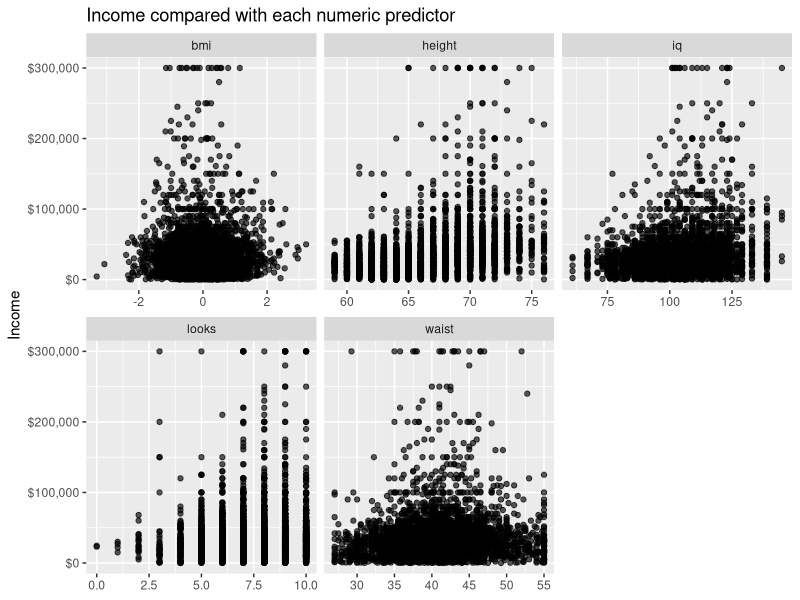
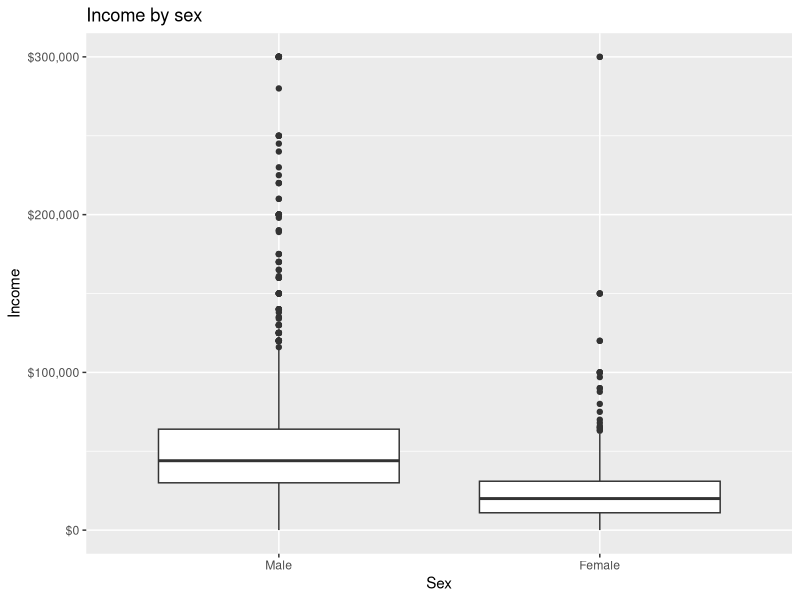
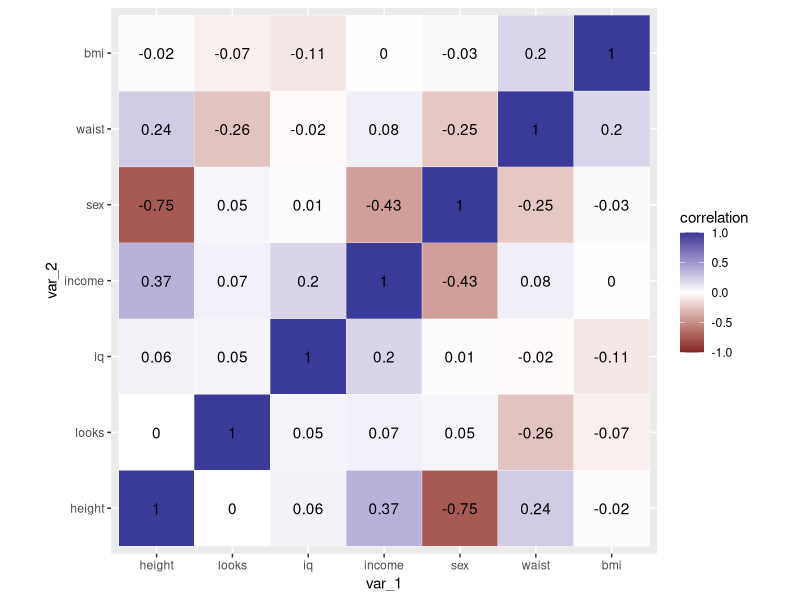

R code for these plots, in order:
## ---- chunk 1
library(haven)
library(dplyr)
library(tidyverse)

my_data <- read_csv("data.csv")

head(my_data)
## ---- chunk 2
library(ggplot2)
library(tidyr)
library(scales)

my_data |>
  pivot_longer(
    cols = c(height, looks, iq, bmi, waist),
    names_to = "predictor",
    values_to = "value"
  ) |>
  ggplot(aes(x = value, y = income)) +
  geom_point(alpha = 0.65) +
  facet_wrap(~ predictor, scales = "free_x") +
  scale_y_continuous(labels = label_dollar()) +
  labs(
    x = NULL,
    y = "Income",
    title = "Income compared with each numeric predictor"
  )

ggplot(my_data, aes(x = factor(sex, levels = c(1, 2), labels = c("Male", "Female")), y = income)) +
  geom_boxplot() +
  scale_y_continuous(labels = label_dollar()) +
  labs(x = "Sex", y = "Income", title = "Income by sex")

cor_long <- my_data |>
  select(where(is.numeric)) |>
  cor(use = "complete.obs") |>
  as.table() |>
  as.data.frame() |>
  as_tibble() |>
  rename(
    var_1 = Var1, 
    var_2 = Var2, 
    correlation = Freq
  )

ggplot(cor_long, aes(x = var_1, y = var_2, fill = correlation)) +
  geom_tile(color = "white") +
  geom_text(aes(label = round(correlation, 2))) +
  scale_fill_gradient2(midpoint = 0, limits = c(-1, 1)) +
  coord_equal()
## ---- chunk 3
# Fit the baseline and display only the output needed below. 
model_fit <- lm(income ~ height + looks + iq + sex + bmi + waist, data = my_data)  
summary(model_fit)
